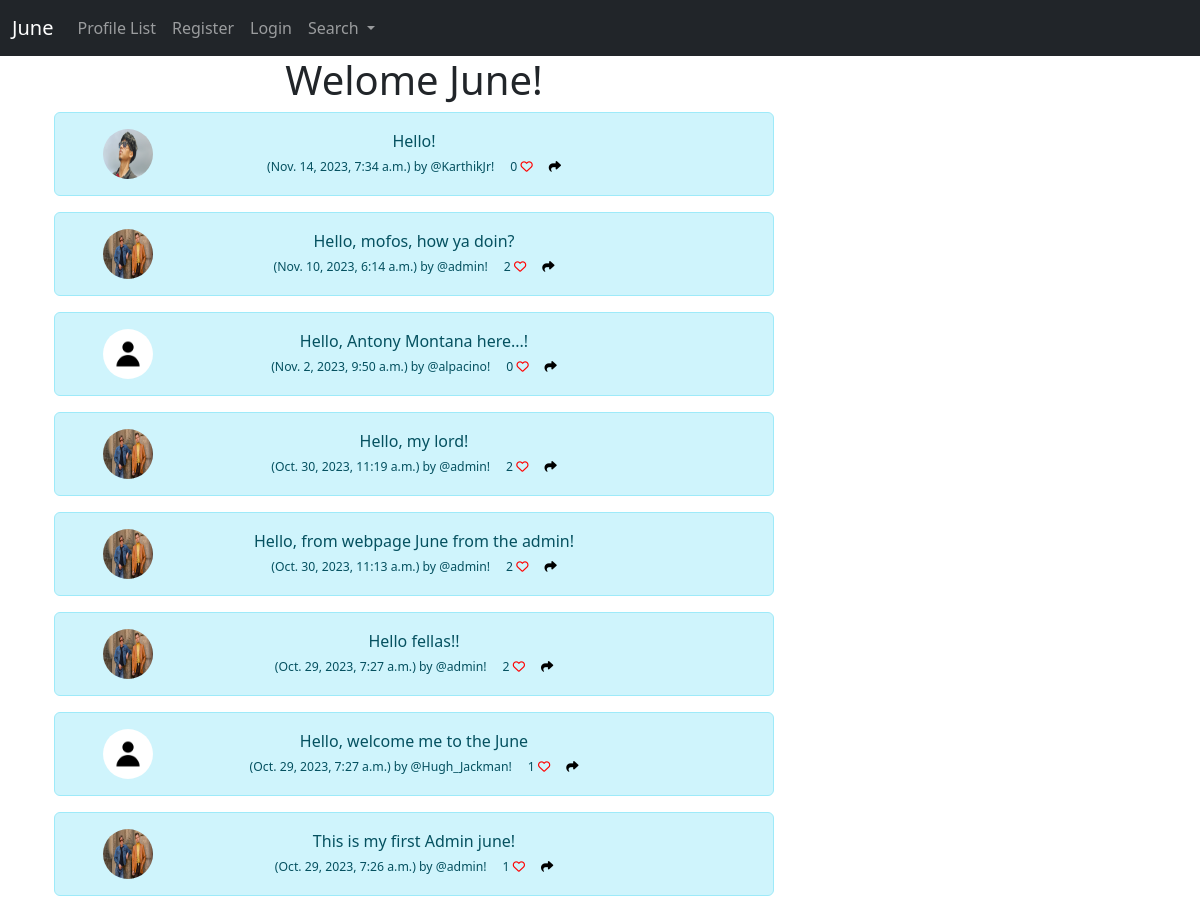
The page / on the database its author committed.
### juneapp/models.py (models this page shows, shortened)
class June(models.Model):
    user = models.ForeignKey(
        User,
        related_name = "junes",
        on_delete = models.DO_NOTHING
    )
    body = models.CharField(max_length = 200)
    created_at = models.DateTimeField(auto_now_add = True)
    likes = models.ManyToManyField(User, related_name = "june_likes", blank = True)
    def number_of_likes(self):
        return self.likes.count()

class Profile(models.Model):
    user = models.OneToOneField(User, on_delete = models.CASCADE)
    follows = models.ManyToManyField("self",
                                    related_name = "followed_by",
                                    symmetrical = False,
                                    blank = True)
    date_modified = models.DateTimeField(User, auto_now = True)
    profile_image = models.ImageField(null = True, blank = True, upload_to = 'images/')
    profile_bio = models.CharField(null = True, blank = True, max_length = 500)
    website_link = models.CharField(null = True, blank = True, max_length = 100)
    facebook_link = models.CharField(null = True, blank = True, max_length = 100)
    instagram_link = models.CharField(null = True, blank = True, max_length = 100)
    linkedin_link = models.CharField(null = True, blank = True, max_length = 100)

### juneapp/views.py (the view)
# urls.py: path("",views.home, name = "home"),
def home(request):
    if request.user.is_authenticated:
        form = JuneForm(request.POST or None)
        if request.method == "POST":
            if form.is_valid():
                june = form.save(commit = False)
                june.user = request.user
                june.save()
                messages.success(request, ("You have juned it!"))
                return redirect('home')
        junes = June.objects.all().order_by("-created_at")
        return render(request, "home.html", {"junes":junes, "form":form})
    else:
        junes = June.objects.all().order_by("-created_at")
        return render(request, "home.html", {"junes":junes})

### templates/home.html (shortened to what this page needs)
{% extends "base.html" %}
{% load static %}
{% block content%}
    <div class="container text-center">
        <div class="row">
            <div class="col-8">
                <h1>Welome June!</h1>
                {% for june in junes %}
                    <div class="alert alert-info" role="alert">
                        <div class="container">
                            <div class="row">
                                <div class="col-2">
                                    {% if june.user.profile.profile_image %}
                                        <img src="{{june.user.profile.profile_image.url}}"  height=50 width=50 style="border-radius: 50%;" class="rounded-cirle" alt=" Profile picture">
                                    {% else %}
                                        <img src="{% static 'images/default_profile_pic.png' %}" height=50 width=50 style="border-radius: 50%;" class="rounded-cirle" alt=" Profile picture">
                                    {% endif %}
                                </div>
                                <div class="col-8">
                                    {{june.body}} <br>
                                    <small>
                                        <small>
                                            ({{june.created_at}}) by @{{june.user.username}}!
                                            &nbsp; &nbsp;
                                           {{june.number_of_likes}}
                                          {% if user in june.likes.all%}
                                          <a style="text-decoration: none;" href="{% url 'june_like' june.id %}">
                                            <i class="fa-solid fa-heart" style="color: red;"></i>
                                            </a>
                                          {% else %}
                                            <a style="text-decoration: none;" href="{% url 'june_like' june.id %}">
                                            <i class="fa fa-heart-o" style="color: red;"></i>
                                            </a>
                                          {% endif %}
                                          <a style="text-decoration: none; color: black;"  href="{% url 'june_share' june.id %}">
                                            <i class="fa-solid fa-share" style="color: black;"></i>
                                          </a>
                                        </small>
                                    </small>
                                </div>
                            </div>
                        </div>
                    </div>
                {% endfor %}
            </div>
        </div>
    </div>
{% endblock %}

### rows shown on the page
June: user.profile.profile_image (picture), body "Hello!", created_at "Nov. 14, 2023, 7:34 a.m.", user.username "KarthikJr", number_of_likes "0"
June: user.profile.profile_image (picture), body "Hello, mofos, how ya doin?", created_at "Nov. 10, 2023, 6:14 a.m.", user.username "admin", number_of_likes "2"
June: body "Hello, Antony Montana here...!", created_at "Nov. 2, 2023, 9:50 a.m.", user.username "alpacino", number_of_likes "0"
June: user.profile.profile_image (picture), body "Hello, my lord!", created_at "Oct. 30, 2023, 11:19 a.m.", user.username "admin", number_of_likes "2"
June: user.profile.profile_image (picture), body "Hello, from webpage June from the admin!", created_at "Oct. 30, 2023, 11:13 a.m.", user.username "admin", number_of_likes "2"
June: user.profile.profile_image (picture), body "Hello fellas!!", created_at "Oct. 29, 2023, 7:27 a.m.", user.username "admin", number_of_likes "2"
June: body "Hello, welcome me to the June", created_at "Oct. 29, 2023, 7:27 a.m.", user.username "Hugh_Jackman", number_of_likes "1"
June: user.profile.profile_image (picture), body "This is my first Admin june!", created_at "Oct. 29, 2023, 7:26 a.m.", user.username "admin", number_of_likes "1"
